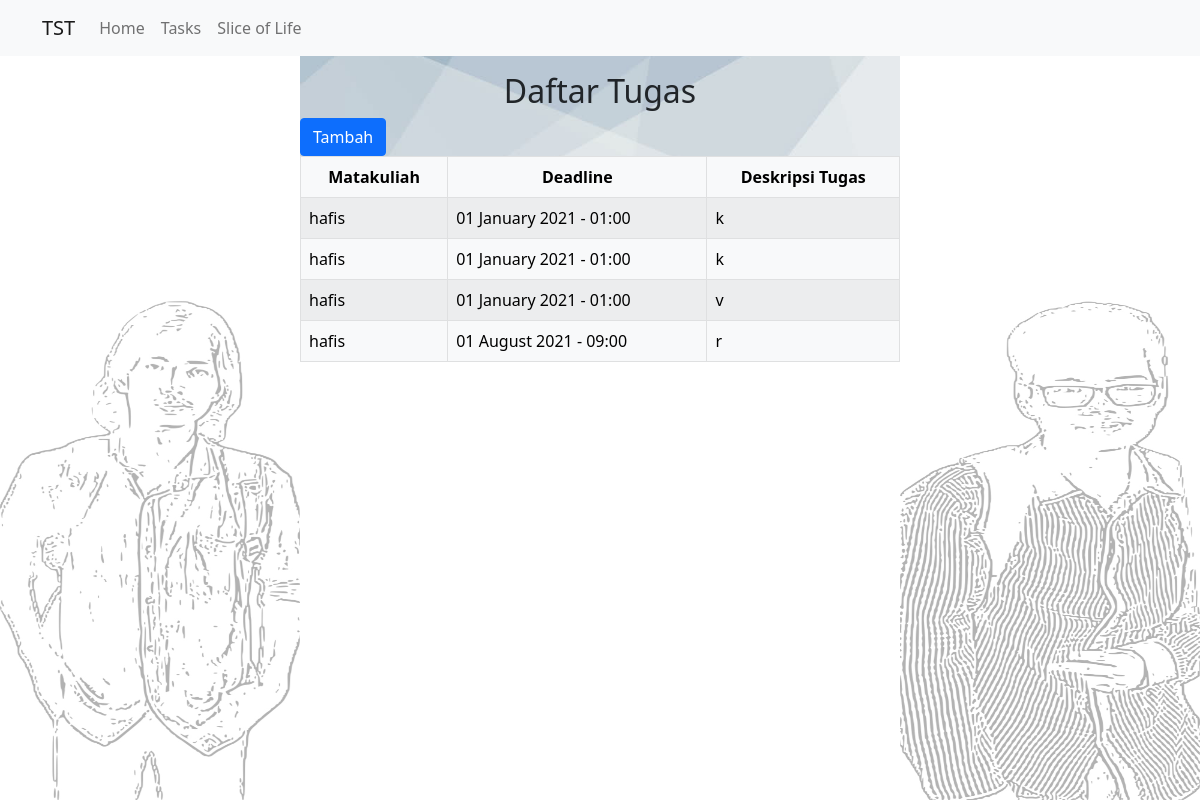
Before: /tugas/ with the older database file.
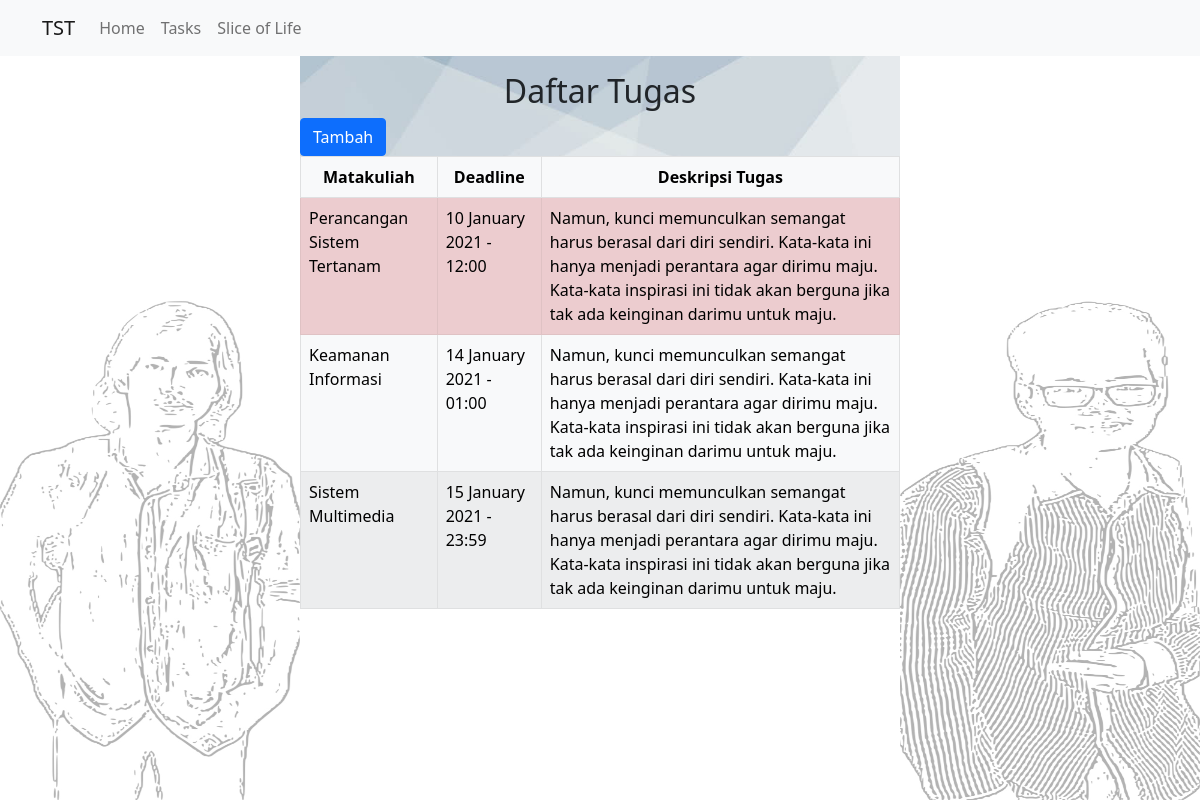
After: the same page with the newer database file.
### tugas/models.py (models this page shows)
class Tugas(models.Model):
	matakuliah = models.CharField(max_length=50)
	deskripsi = models.TextField()
	deadline = models.DateField()
	jam = models.CharField(max_length=10)
	def __str__(self):
		return self.matakuliah

### tugas/views.py (the view)
# urls.py: path('tugas/', tugas),
def tugas(request):
	data = Tugas.objects.all()
	mepet = []
	daftar = []
	for i in data:
		if i.deadline.month == datetime.now().month:
			if i.deadline.day == datetime.now().day:
				i.deadline = i.deadline.strftime('%d %B %Y')
				mepet.append(i)
			elif datetime.now().day == (i.deadline.day - 1):
				i.deadline = i.deadline.strftime('%d %B %Y')
				mepet.append(i)
			elif datetime.now().day == (i.deadline.day - 2):
				i.deadline = i.deadline.strftime('%d %B %Y')
				mepet.append(i)
			else:
				i.deadline = i.deadline.strftime('%d %B %Y')
				daftar.append(i)
		else:
				i.deadline = i.deadline.strftime('%d %B %Y')
				daftar.append(i)
	print(datetime.now())
	print(mepet)
	print(daftar)
	context = {
			'mepet': mepet,
			'daftar': daftar,
		}
	return render(request, 'tugas.html', context)

### tugas/templates/tugas.html (shortened to what this page needs)
{% extends 'base.html'%}
	{%block konten%}
			<nav class="navbar navbar-expand-lg navbar-light bg-light fixed-top">
	        <div class="container-fluid marjin-navbar">
	          <a class="navbar-brand" href="/">TST</a>
	          <div class="collapse navbar-collapse" id="navbarNav">
	            <ul class="navbar-nav">
	              <li class="nav-item">
	                <a class="nav-link" href="/">Home</a>
	              </li>
	              <li class="nav-item">
	                <a class="nav-link" href="/tugas/">Tasks</a>
	              </li>
	              <li class="nav-item">
	                <a class="nav-link" href="#">Slice of Life</a>
	              </li>
	            </ul>
	          </div>
	        </div>
		 </nav>
		 <br><br>
		<div class="daftar tabel-tugas">
			<br>
		<h2 class="text-center">Daftar Tugas</h2>
		<a href="/tambah" class="btn btn-primary">Tambah</a>
		</div>
		 <div class="tabel-tugas">
			<table class="table table-bordered table-striped">
				<thead>
				<tr class="table-light text-center">
					<th scope="col">Matakuliah</th>
					<th scope="col">Deadline</th>
					<th scope="col">Deskripsi Tugas</th>
				</tr>
				</thead>
				<tbody>
				{%for i in mepet%}
				<tr class="table-danger">
					<td>{{i.matakuliah}}</td>
					<td>{{i.deadline}} - {{i.jam}}</td>
					<td>{{i.deskripsi}}</td>
				</tr>
				{%endfor%}
				{%for i in daftar%}
				<tr class="table-light">
					<td>{{i.matakuliah}}</td>
					<td>{{i.deadline}} - {{i.jam}}</td>
					<td>{{i.deskripsi}}</td>
				</tr>
				{%endfor%}
				</tbody>
			</table>
		 </div>
		 <img src="/static/images/Reha_sketch.png" alt="" class="gambar-tugas-1">
		 <img src="/static/images/Medi_sketch.png" alt="" class="gambar-tugas-2">
    {%endblock%}

### templates/base.html (shortened to what this page needs)
{%load static%}
<!doctype html>
<html lang="en">
  <head>
    <link href="{%static 'css/bootstrap.min.css'%}" rel="stylesheet">
    <link href="{%static 'css/mycss.css'%}" rel="stylesheet">
  </head>
  <body>
    {%block konten%}
    {%endblock%}
  </body>
</html>

### static/css/mycss.css (style rules this page uses)
.marjin-navbar { margin-left: 30px; }
.tabel-tugas { margin-left: 300px; margin-right: 300px; }
.daftar { height: 100%; background-size: cover; background-image: url(/static/images/bg.jpeg); }
.gambar-tugas-1 { height: 500px; width: 300px; position: fixed; bottom: 0px; right: 0px; opacity: 0.3; }
.gambar-tugas-2 { height: 500px; width: 300px; position: fixed; bottom: 0px; left: 0px; opacity: 0.3; }

Changed rows visible on the page:
removed Tugas: matakuliah "hafis", deadline "01 January 2021", jam "01:00", deskripsi "k", shown under "Daftar Tugas"
removed Tugas: matakuliah "hafis", deadline "01 January 2021", jam "01:00", deskripsi "k", shown under "Daftar Tugas"
removed Tugas: matakuliah "hafis", deadline "01 January 2021", jam "01:00", deskripsi "v", shown under "Daftar Tugas"
removed Tugas: matakuliah "hafis", deadline "01 August 2021", jam "09:00", deskripsi "r", shown under "Daftar Tugas"
added Tugas: matakuliah "Perancangan Sistem Tertanam", deadline "10 January 2021", jam "12:00", deskripsi "Namun, kunci memunculkan semangat harus berasal dari diri sendiri. Kata-kata ini hanya menjadi perantara agar dirimu maju. Kata-kata inspirasi ini tidak akan berguna jika tak ada keinginan darimu untuk maju.", shown under "Daftar Tugas"
added Tugas: matakuliah "Keamanan Informasi", deadline "14 January 2021", jam "01:00", deskripsi "Namun, kunci memunculkan semangat harus berasal dari diri sendiri. Kata-kata ini hanya menjadi perantara agar dirimu maju. Kata-kata inspirasi ini tidak akan berguna jika tak ada keinginan darimu untuk maju."
added Tugas: matakuliah "Sistem Multimedia", deadline "15 January 2021", jam "23:59", deskripsi "Namun, kunci memunculkan semangat harus berasal dari diri sendiri. Kata-kata ini hanya menjadi perantara agar dirimu maju. Kata-kata inspirasi ini tidak akan berguna jika tak ada keinginan darimu untuk maju."
